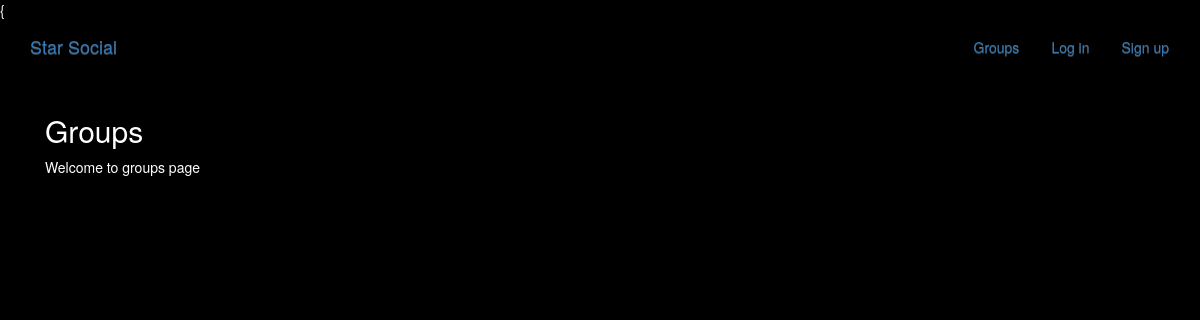
The page /groups/ on the database as committed earlier.
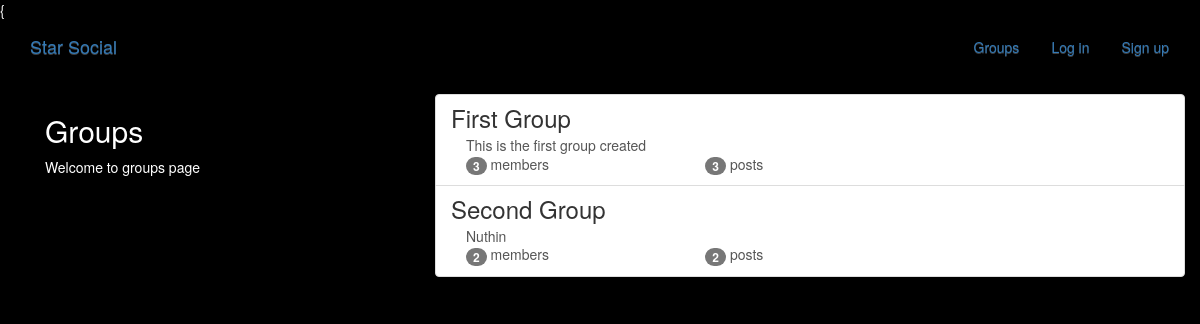
The same page on the database as committed later.
### groups/models.py (models this page shows, shortened)
class Group(models.Model):
    name=models.CharField(max_length=255,unique=True)
    slug=models.SlugField(allow_unicode=True,unique=True)
    description=models.TextField(blank=True,default='')
    description_html=models.TextField(blank=True,default='',editable=False)
    members=models.ManyToManyField(User,through='Groupmember')
    class Meta:
        ordering=['name']

### groups/views.py (the view)
class ListGroups(generic.ListView):
    model=Group

### groups/templates/groups/group_list.html (shortened to what this page needs)
{{% extends "groups/group_base.html" %}
{% block pregroup %}
<div class="col-md-4">
    <div class="content">
        <h2>Groups</h2>
        <p>Welcome to groups page</p>
    </div>
</div>
{% endblock  %}
{% block group_content %}
<div class="col-md-8">
	<div class="list-group">
		{% for group in object_list %}
		  <a class="list-group-item" href="{% url 'groups:single' slug=group.slug %}">
			     <h3 class="title list-group-item-heading">{{ group.name }}</h3>
			<div class="list-group-item-text container-fluid">
				{{ group.description_html|safe }}
				<div class="row">
					<div class="col-md-4">
						<span class="badge">{{ group.members.count }}</span> member{{ group.members.count|pluralize }}
					</div>
					<div class="col-md-4">
						<span class="badge">{{ group.posts.count }}</span> post{{ group.posts.count|pluralize }}
					</div>
				</div>
			</div>
		</a>
		{% endfor %}
	</div>
</div>
{% endblock %}

### groups/templates/groups/group_base.html (shortened to what this page needs)
{% extends "base.html" %}
{% block content %}
<div class="container">
    <div class="row">
        {% block pregroup %} {% endblock %}
        {% block group_content %} {% endblock %}
    </div>
</div>
{% endblock %}

### templates/base.html (shortened to what this page needs)
<!DOCTYPE html>
{% load static %}
<html lang="en">
<head>
<link rel="stylesheet" href="https://maxcdn.bootstrapcdn.com/bootstrap/3.3.7/css/bootstrap.min.css">
<link rel="stylesheet" href="https://maxcdn.bootstrapcdn.com/bootstrap/3.3.7/css/bootstrap-theme.min.css">
    <link rel="stylesheet" href="{% static 'simplesocial/css/master.css' %}">
</head>
<body>
    <nav class="navbar  mynav" role="navigation" id="navbar">
        <div class="container">
    <a class="navbar-brand mynav" href="{% url 'home' %}">Star Social</a>
                <ul class="nav navbar-nav navbar-right">
                    {% if user.is_authenticated %}
                            <li><a href="{% url 'posts:create' %}" class="btn btn-simple">Post</a></li>
                            <li><a href="{% url 'groups:all' %}" class="btn btn-simple">Groups</a></li>
                            <li><a href="{% url 'groups:create' %}" class="btn btn-simple">Create Group</a></li>
                            <li><a href="{% url 'accounts:logout' %}" class="btn btn-simple">Log out</a></li>
                    {% else %}
                          <li><a href="{% url 'groups:all' %}"class="btn btn-simple">Groups</a></li>
                          <li><a href="{% url 'accounts:login' %}" class="btn btn-simple">Log in</a></li>
                          <li><a href="{% url 'accounts:signup' %}" class="btn btn-simple">Sign up</a></li>
                    {% endif %}
                </ul>
        </div>
    </nav>
    <div class="container mycontent">
        {% block content %}
        {% endblock %}
    </div>
</body>
</html>

### static/simplesocial/css/master.css (style rules this page uses)
body { margin: 0; overflow: hidden; background-color: black; color:white; }

Rows that differ between the two databases and show on the page:
added Group: name "First Group", description_html "This is the first group created", members.count "3", posts.count "3"
added Group: name "Second Group", description_html "Nuthin", members.count "2", posts.count "2"
